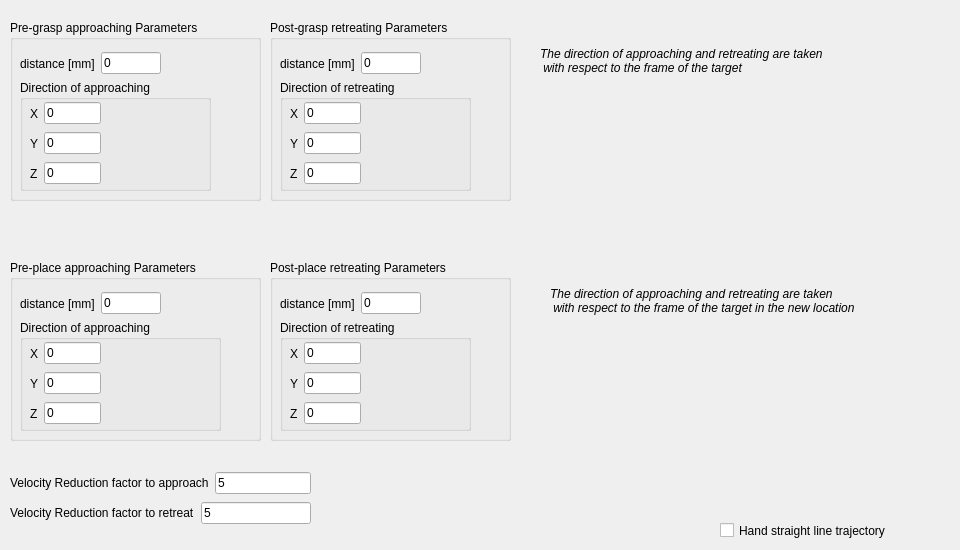
   <widget class="QWidget" name="tab_hump_pick">
    <attribute name="title">
     <string>Pick &amp;&amp; Place settings</string>
    </attribute>
    <widget class="QGroupBox" name="groupBox_pre_grasp">
     <property name="geometry">
      <rect>
       <x>10</x>
       <y>20</y>
       <width>251</width>
       <height>181</height>
      </rect>
     </property>
     <property name="title">
      <string>Pre-grasp approaching Parameters</string>
     </property>
     <widget class="QWidget" name="layoutWidget_dist">
      <property name="geometry">
       <rect>
        <x>10</x>
        <y>30</y>
        <width>141</width>
        <height>27</height>
       </rect>
      </property>
      <layout class="QHBoxLayout" name="horizontalLayout_16">
       <item>
        <widget class="QLabel" name="label_31">
         <property name="text">
          <string>distance [mm]</string>
         </property>
        </widget>
       </item>
       <item>
        <widget class="QLineEdit" name="lineEdit_pre_grasp_dist">
         <property name="text">
          <string>0</string>
         </property>
        </widget>
       </item>
      </layout>
     </widget>
     <widget class="QGroupBox" name="groupBox_9">
      <property name="geometry">
       <rect>
        <x>10</x>
        <y>60</y>
        <width>191</width>
        <height>111</height>
       </rect>
      </property>
      <property name="title">
       <string>Direction of approaching</string>
      </property>
      <widget class="QWidget" name="layoutWidget_12">
       <property name="geometry">
        <rect>
         <x>10</x>
         <y>50</y>
         <width>71</width>
         <height>27</height>
        </rect>
       </property>
       <layout class="QHBoxLayout" name="horizontalLayout_29">
        <item>
         <widget class="QLabel" name="label_97">
          <property name="text">
           <string>Y</string>
          </property>
         </widget>
        </item>
        <item>
         <widget class="QLineEdit" name="lineEdit_pre_grasp_y">
          <property name="text">
           <string>0</string>
          </property>
         </widget>
        </item>
       </layout>
      </widget>
      <widget class="QWidget" name="layoutWidget_13">
       <property name="geometry">
        <rect>
         <x>10</x>
         <y>80</y>
         <width>71</width>
         <height>27</height>
        </rect>
       </property>
       <layout class="QHBoxLayout" name="horizontalLayout_30">
        <item>
         <widget class="QLabel" name="label_98">
          <property name="text">
           <string>Z</string>
          </property>
         </widget>
        </item>
        <item>
         <widget class="QLineEdit" name="lineEdit_pre_grasp_z">
          <property name="text">
           <string>0</string>
          </property>
         </widget>
        </item>
       </layout>
      </widget>
      <widget class="QWidget" name="layoutWidget_eng_tol_pos_3">
       <property name="geometry">
        <rect>
         <x>10</x>
         <y>20</y>
         <width>71</width>
         <height>27</height>
        </rect>
       </property>
       <layout class="QHBoxLayout" name="horizontalLayout_31">
        <item>
         <widget class="QLabel" name="label_99">
          <property name="text">
           <string>X</string>
          </property>
         </widget>
        </item>
        <item>
         <widget class="QLineEdit" name="lineEdit_pre_grasp_x">
          <property name="text">
           <string>0</string>
          </property>
         </widget>
        </item>
       </layout>
      </widget>
     </widget>
    </widget>
    <widget class="QGroupBox" name="groupBox_post_grasp">
     <property name="geometry">
      <rect>
       <x>270</x>
       <y>20</y>
       <width>241</width>
       <height>181</height>
      </rect>
     </property>
     <property name="title">
      <string>Post-grasp retreating Parameters</string>
     </property>
     <widget class="QWidget" name="layoutWidget_dist_2">
      <property name="geometry">
       <rect>
        <x>10</x>
        <y>30</y>
        <width>141</width>
        <height>27</height>
       </rect>
      </property>
      <layout class="QHBoxLayout" name="horizontalLayout_18">
       <item>
        <widget class="QLabel" name="label_33">
         <property name="text">
          <string>distance [mm]</string>
         </property>
        </widget>
       </item>
       <item>
        <widget class="QLineEdit" name="lineEdit_post_grasp_dist">
         <property name="text">
          <string>0</string>
         </property>
        </widget>
       </item>
      </layout>
     </widget>
     <widget class="QGroupBox" name="groupBox_10">
      <property name="geometry">
       <rect>
        <x>10</x>
        <y>60</y>
        <width>191</width>
        <height>111</height>
       </rect>
      </property>
      <property name="title">
       <string>Direction of retreating</string>
      </property>
      <widget class="QWidget" name="layoutWidget_14">
       <property name="geometry">
        <rect>
         <x>10</x>
         <y>50</y>
         <width>71</width>
         <height>27</height>
        </rect>
       </property>
       <layout class="QHBoxLayout" name="horizontalLayout_32">
        <item>
         <widget class="QLabel" name="label_100">
          <property name="text">
           <string>Y</string>
          </property>
         </widget>
        </item>
        <item>
         <widget class="QLineEdit" name="lineEdit_post_grasp_y">
          <property name="text">
           <string>0</string>
          </property>
         </widget>
        </item>
       </layout>
      </widget>
      <widget class="QWidget" name="layoutWidget_15">
       <property name="geometry">
        <rect>
         <x>10</x>
         <y>80</y>
         <width>71</width>
         <height>27</height>
        </rect>
       </property>
       <layout class="QHBoxLayout" name="horizontalLayout_33">
        <item>
         <widget class="QLabel" name="label_101">
          <property name="text">
           <string>Z</string>
          </property>
         </widget>
        </item>
        <item>
         <widget class="QLineEdit" name="lineEdit_post_grasp_z">
          <property name="text">
           <string>0</string>
          </property>
         </widget>
        </item>
       </layout>
      </widget>
      <widget class="QWidget" name="layoutWidget_eng_tol_pos_4">
       <property name="geometry">
        <rect>
         <x>10</x>
         <y>20</y>
         <width>71</width>
         <height>27</height>
        </rect>
       </property>
       <layout class="QHBoxLayout" name="horizontalLayout_34">
        <item>
         <widget class="QLabel" name="label_102">
          <property name="text">
           <string>X</string>
          </property>
         </widget>
        </item>
        <item>
         <widget class="QLineEdit" name="lineEdit_post_grasp_x">
          <property name="text">
           <string>0</string>
          </property>
         </widget>
        </item>
       </layout>
      </widget>
     </widget>
    </widget>
    <widget class="QLabel" name="label_pick">
     <property name="geometry">
      <rect>
       <x>540</x>
       <y>40</y>
       <width>331</width>
       <height>41</height>
      </rect>
     </property>
     <property name="font">
      <font>
       <italic>true</italic>
       <underline>false</underline>
      </font>
     </property>
     <property name="text">
      <string>The direction of approaching and retreating are taken 
 with respect to the frame of the target</string>
     </property>
    </widget>
    <widget class="QGroupBox" name="groupBox_pre_place">
     <property name="geometry">
      <rect>
       <x>10</x>
       <y>260</y>
       <width>251</width>
       <height>181</height>
      </rect>
     </property>
     <property name="title">
      <string>Pre-place approaching Parameters</string>
     </property>
     <widget class="QWidget" name="layoutWidget_dist_5">
      <property name="geometry">
       <rect>
        <x>10</x>
        <y>30</y>
        <width>141</width>
        <height>27</height>
       </rect>
      </property>
      <layout class="QHBoxLayout" name="horizontalLayout_101">
       <item>
        <widget class="QLabel" name="label_186">
         <property name="text">
          <string>distance [mm]</string>
         </property>
        </widget>
       </item>
       <item>
        <widget class="QLineEdit" name="lineEdit_pre_place_dist">
         <property name="text">
          <string>0</string>
         </property>
        </widget>
       </item>
      </layout>
     </widget>
     <widget class="QGroupBox" name="groupBox_13">
      <property name="geometry">
       <rect>
        <x>10</x>
        <y>60</y>
        <width>201</width>
        <height>111</height>
       </rect>
      </property>
      <property name="title">
       <string>Direction of approaching</string>
      </property>
      <widget class="QWidget" name="layoutWidget_24">
       <property name="geometry">
        <rect>
         <x>10</x>
         <y>50</y>
         <width>71</width>
         <height>27</height>
        </rect>
       </property>
       <layout class="QHBoxLayout" name="horizontalLayout_102">
        <item>
         <widget class="QLabel" name="label_187">
          <property name="text">
           <string>Y</string>
          </property>
         </widget>
        </item>
        <item>
         <widget class="QLineEdit" name="lineEdit_pre_place_y">
          <property name="text">
           <string>0</string>
          </property>
         </widget>
        </item>
       </layout>
      </widget>
      <widget class="QWidget" name="layoutWidget_25">
       <property name="geometry">
        <rect>
         <x>10</x>
         <y>80</y>
         <width>71</width>
         <height>27</height>
        </rect>
       </property>
       <layout class="QHBoxLayout" name="horizontalLayout_103">
        <item>
         <widget class="QLabel" name="label_188">
          <property name="text">
           <string>Z</string>
          </property>
         </widget>
        </item>
        <item>
         <widget class="QLineEdit" name="lineEdit_pre_place_z">
          <property name="text">
           <string>0</string>
          </property>
         </widget>
        </item>
       </layout>
      </widget>
      <widget class="QWidget" name="layoutWidget_eng_tol_pos_9">
       <property name="geometry">
        <rect>
         <x>10</x>
         <y>20</y>
         <width>71</width>
         <height>27</height>
        </rect>
       </property>
       <layout class="QHBoxLayout" name="horizontalLayout_104">
        <item>
         <widget class="QLabel" name="label_189">
          <property name="text">
           <string>X</string>
          </property>
         </widget>
        </item>
        <item>
         <widget class="QLineEdit" name="lineEdit_pre_place_x">
          <property name="text">
           <string>0</string>
          </property>
         </widget>
        </item>
       </layout>
      </widget>
     </widget>
    </widget>
    <widget class="QLabel" name="label_pick_3">
     <property name="geometry">
      <rect>
       <x>550</x>
       <y>280</y>
       <width>361</width>
       <height>41</height>
      </rect>
     </property>
     <property name="font">
      <font>
       <italic>true</italic>
       <underline>false</underline>
      </font>
     </property>
     <property name="text">
      <string>The direction of approaching and retreating are taken 
 with respect to the frame of the target in the new location</string>
     </property>
    </widget>
    <widget class="QGroupBox" name="groupBox_post_place">
     <property name="geometry">
      <rect>
       <x>270</x>
       <y>260</y>
       <width>241</width>
       <height>181</height>
      </rect>
     </property>
     <property name="title">
      <string>Post-place retreating Parameters</string>
     </property>
     <widget class="QWidget" name="layoutWidget_dist_6">
      <property name="geometry">
       <rect>
        <x>10</x>
        <y>30</y>
        <width>141</width>
        <height>27</height>
       </rect>
      </property>
      <layout class="QHBoxLayout" name="horizontalLayout_105">
       <item>
        <widget class="QLabel" name="label_190">
         <property name="text">
          <string>distance [mm]</string>
         </property>
        </widget>
       </item>
       <item>
        <widget class="QLineEdit" name="lineEdit_post_place_dist">
         <property name="text">
          <string>0</string>
         </property>
        </widget>
       </item>
      </layout>
     </widget>
     <widget class="QGroupBox" name="groupBox_14">
      <property name="geometry">
       <rect>
        <x>10</x>
        <y>60</y>
        <width>191</width>
        <height>111</height>
       </rect>
      </property>
      <property name="title">
       <string>Direction of retreating</string>
      </property>
      <widget class="QWidget" name="layoutWidget_26">
       <property name="geometry">
        <rect>
         <x>10</x>
         <y>50</y>
         <width>71</width>
         <height>27</height>
        </rect>
       </property>
       <layout class="QHBoxLayout" name="horizontalLayout_106">
        <item>
         <widget class="QLabel" name="label_191">
          <property name="text">
           <string>Y</string>
          </property>
         </widget>
        </item>
        <item>
         <widget class="QLineEdit" name="lineEdit_post_place_y">
          <property name="text">
           <string>0</string>
          </property>
         </widget>
        </item>
       </layout>
      </widget>
      <widget class="QWidget" name="layoutWidget_27">
       <property name="geometry">
        <rect>
         <x>10</x>
         <y>80</y>
         <width>71</width>
         <height>27</height>
        </rect>
       </property>
       <layout class="QHBoxLayout" name="horizontalLayout_107">
        <item>
         <widget class="QLabel" name="label_192">
          <property name="text">
           <string>Z</string>
          </property>
         </widget>
        </item>
        <item>
         <widget class="QLineEdit" name="lineEdit_post_place_z">
          <property name="text">
           <string>0</string>
          </property>
         </widget>
        </item>
       </layout>
      </widget>
      <widget class="QWidget" name="layoutWidget_eng_tol_pos_10">
       <property name="geometry">
        <rect>
         <x>10</x>
         <y>20</y>
         <width>71</width>
         <height>27</height>
        </rect>
       </property>
       <layout class="QHBoxLayout" name="horizontalLayout_108">
        <item>
         <widget class="QLabel" name="label_193">
          <property name="text">
           <string>X</string>
          </property>
         </widget>
        </item>
        <item>
         <widget class="QLineEdit" name="lineEdit_post_place_x">
          <property name="text">
           <string>0</string>
          </property>
         </widget>
        </item>
       </layout>
      </widget>
     </widget>
    </widget>
    <widget class="QCheckBox" name="checkBox_straight_line">
     <property name="geometry">
      <rect>
       <x>720</x>
       <y>520</y>
       <width>231</width>
       <height>21</height>
      </rect>
     </property>
     <property name="text">
      <string>Hand straight line trajectory</string>
     </property>
    </widget>
    <widget class="QWidget" name="layoutWidget">
     <property name="geometry">
      <rect>
       <x>10</x>
       <y>470</y>
       <width>301</width>
       <height>58</height>
      </rect>
     </property>
     <layout class="QVBoxLayout" name="verticalLayout_28">
      <item>
       <layout class="QHBoxLayout" name="horizontalLayout_14">
        <item>
         <widget class="QLabel" name="label_194">
          <property name="text">
           <string>Velocity Reduction factor to approach</string>
          </property>
         </widget>
        </item>
        <item>
         <widget class="QLineEdit" name="lineEdit_w_red_app">
          <property name="text">
           <string>5</string>
          </property>
         </widget>
        </item>
       </layout>
      </item>
      <item>
       <layout class="QHBoxLayout" name="horizontalLayout_21">
        <item>
         <widget class="QLabel" name="label_195">
          <property name="text">
           <string>Velocity Reduction factor to retreat</string>
          </property>
         </widget>
        </item>
        <item>
         <widget class="QLineEdit" name="lineEdit_w_red_ret">
          <property name="text">
           <string>5</string>
          </property>
         </widget>
        </item>
       </layout>
      </item>
     </layout>
    </widget>
    <zorder>layoutWidget</zorder>
    <zorder>groupBox_pre_grasp</zorder>
    <zorder>groupBox_post_grasp</zorder>
    <zorder>label_pick</zorder>
    <zorder>groupBox_pre_place</zorder>
    <zorder>label_pick_3</zorder>
    <zorder>groupBox_post_place</zorder>
    <zorder>checkBox_straight_line</zorder>
   </widget>
